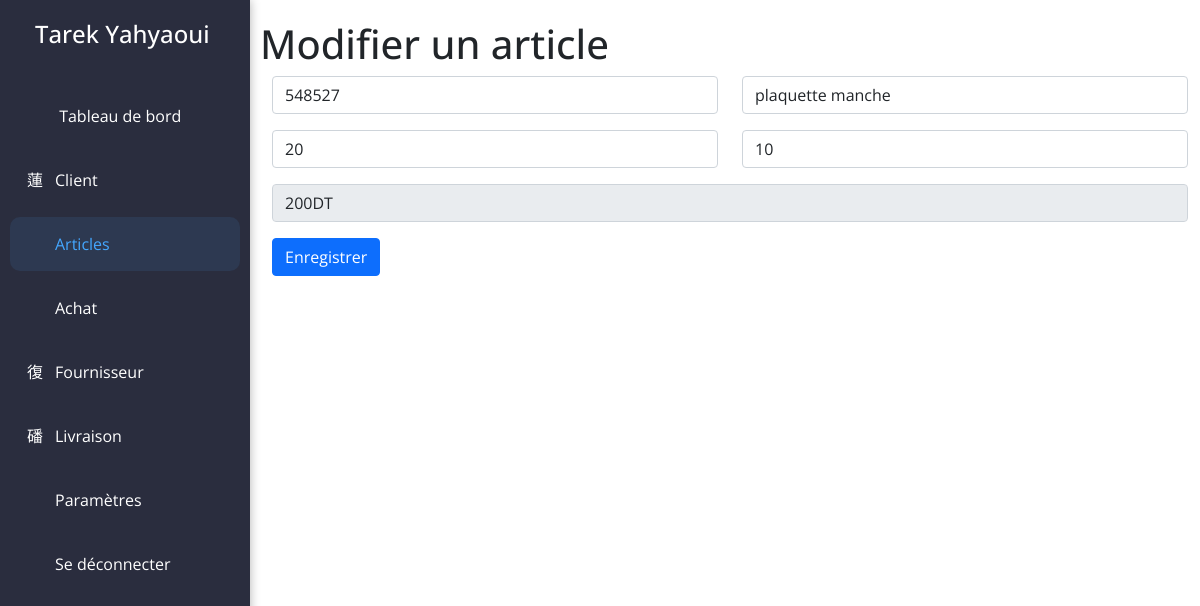
The app's page /?page=updatearticle&id=548527 (signed in) with its own data.
### tables this page shows
CREATE TABLE `articles` (
  `code_article` int(11) NOT NULL,
  `designation_article` varchar(50) NOT NULL,
  `quantite_article` int(11) NOT NULL,
  `prix_article` float NOT NULL,
  `totale_article` float NOT NULL
);

### updatearticle.php (the view, shortened to what this page needs)
<?php
$id = $_GET["id"];
$req = $connect->prepare("SELECT * FROM articles WHERE code_article = ?");
$req->execute(array($id));
$res = $req->fetch();
?>
<form method="POST">
  <h1>Modifier un article</h1>
  <div class="container">
    <div class="row mb-3">
      <div class="col-lg-6">
          <input type="text" class="form-control" name="code" value="<?= $res[0]; ?>"/>
      </div>
      <div class="col-lg-6">
          <input type="text" class="form-control" name="des" value="<?= $res[1]; ?>"/>
      </div>
    </div>
    <div class="row mb-3">
      <div class="col-lg-6">
          <input type="text" class="form-control" id="quantite" name="quantite" value="<?= $res[2]; ?>"/>
      </div>
      <div class="col-lg-6">
          <input type="text" class="form-control" id="prix" name="prix" value="<?= $res[3]; ?>"/>
      </div>
    </div>
    <div class="col mb-3">
      <input type="text" class="form-control" id="prixtotale" name="prixt" readonly value="<?= $res[2]*$res[3]."DT" ?>"/>
    </div>
    <div class="col-lg-6">
          <input type="submit" class="btn btn-primary" value="Enregistrer"/>
    </div>
  </div>
</form>

### css/main.css (style rules this page uses)
*, *:before, *:after { box-sizing: border-box; font-family: "Open Sans"; }

### records on screen
articles: code "548527", des "plaquette manche", quantite "20", prix "10", prixt "200DT"
